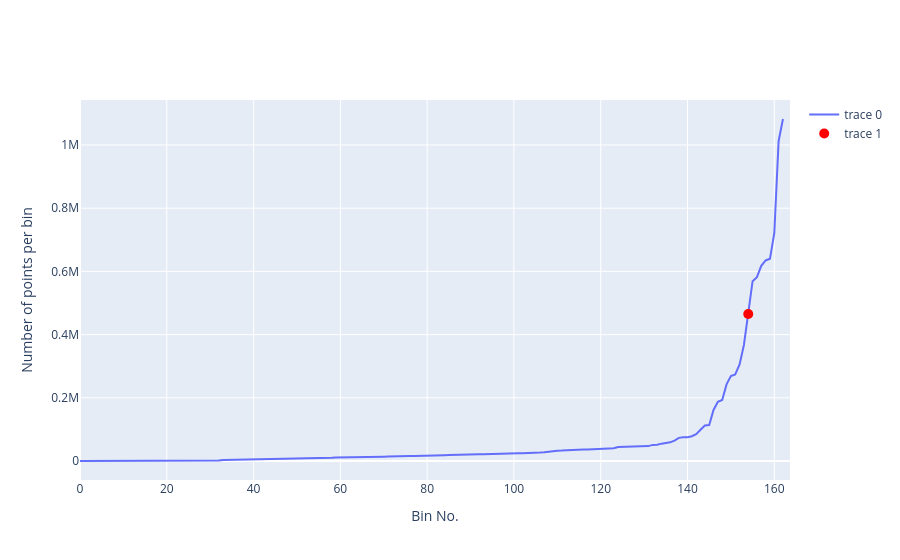

This figure's notebook cell:
### Code cell
profileNo_vs_latlon_bins(df_ST, lat_step=5, lon_step=5, show_threshold=True, threshold_quantile=0.99)

### Figure 1 — Plotly figure (JSON) as saved in the notebook; plotly's stock layout.template omitted (floating-point values rounded to 4 significant figures; data arrays with more than 128 entries replaced by an {"elided": "..."} marker saying what was removed)
{"data": [{"type": "scatter", "x": {"elided": "163 int values"}, "y": {"elided": "163 int values"}}, {"marker": {"color": "red", "size": 10}, "mode": "markers", "type": "scatter", "x": [154], "y": [465214]}], "layout": {"xaxis": {"title": {"text": "Bin No."}}, "yaxis": {"title": {"text": "Number of points per bin"}}}}
